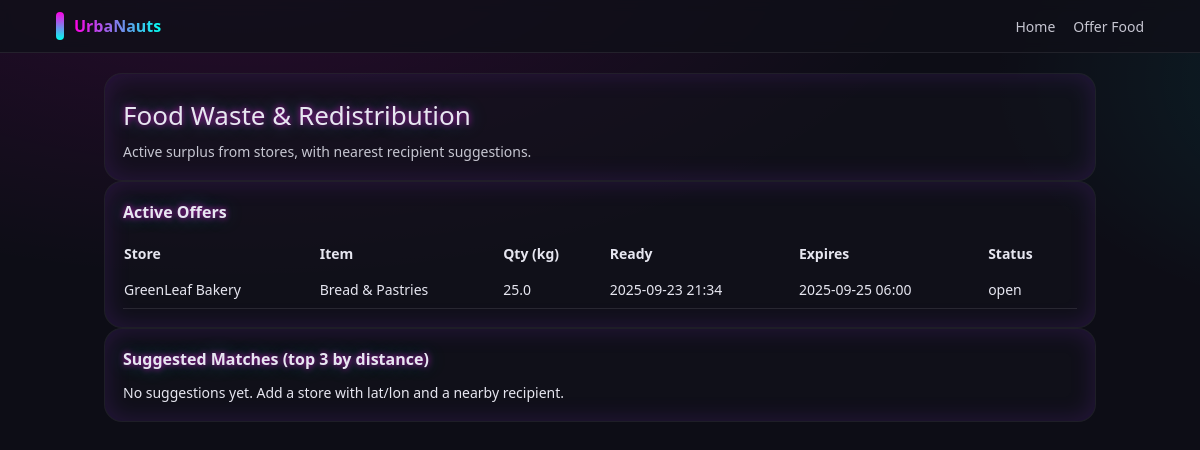
The app's page /food/dashboard/ with its own data.
### UA/models.py (models this page shows, shortened)
class FoodOffer(models.Model):
    STATUS = [
        ("open", "Open"),
        ("matched", "Matched"),
        ("collected", "Collected"),
        ("expired", "Expired"),
    ]
    store = models.ForeignKey(Profile, on_delete=models.CASCADE, related_name="food_offers",
                              limit_choices_to={"kind": "store"})
    item_name = models.CharField(max_length=150)
    quantity_kg = models.FloatField()
    ready_at = models.DateTimeField(default=timezone.now)
    expires_at = models.DateTimeField()
    status = models.CharField(max_length=12, choices=STATUS, default="open")
    notes = models.TextField(blank=True)
    def is_active(self):
        return self.status in ("open", "matched") and self.expires_at > timezone.now()

class Profile(models.Model):
    KIND_CHOICES = [
        ("household", "Household"),
        ("store", "Store / Bakery / Restaurant"),
    ]
    kind = models.CharField(max_length=20, choices=KIND_CHOICES)
    name = models.CharField(max_length=150)
    address = models.CharField(max_length=250, blank=True)
    city = models.CharField(max_length=100, default="Chattogram")
    lat = models.FloatField(null=True, blank=True)
    lon = models.FloatField(null=True, blank=True)

### UA/views.py (the view, shortened to what this page needs)
# urls.py: path("food/dashboard/", views.food_dashboard, name="food_dashboard"),
def food_dashboard(request):
    offers = FoodOffer.objects.select_related("store").order_by("-ready_at")
    suggestions = []
    active_offers = [o for o in offers if o.is_active() and o.store.lat and o.store.lon]
    recipients = list(RecipientSite.objects.all())
    return render(request, "food_dashboard.html", {
        "offers": offers,
        "suggestions": suggestions,
    })

### UA/templates/food_dashboard.html (shortened to what this page needs)
<!doctype html>
<html lang="en" class="dark">
<head>
  <script src="https://cdn.tailwindcss.com"></script>
  {% load static %}
  <link rel="stylesheet" href="{% static 'cyber.css' %}">
</head>
<body>
  <header class="nav-wrap">
    <div class="nav-inner">
      <div class="brand">
        <div class="brand-bar"></div>
        <span class="brand-name"><span class="brand-accent">UrbaNauts</span></span>
      </div>
      <nav class="nav-links">
        <a href="{% url 'home' %}" class="nav-link">Home</a>
        <a href="{% url 'food_offer_submit' %}" class="nav-link">Offer Food</a>
      </nav>
    </div>
  </header>
  <main class="container">
    <section class="panel">
      <h1 class="title neon">Food Waste & Redistribution</h1>
      <p class="subtitle">Active surplus from stores, with nearest recipient suggestions.</p>
    </section>
    <section class="panel">
      <h3 class="font-semibold neon">Active Offers</h3>
      <div class="mt-3 overflow-x-auto">
        <table class="min-w-full text-sm">
          <thead><tr class="text-left">
            <th class="pr-4 py-2">Store</th>
            <th class="pr-4 py-2">Item</th>
            <th class="pr-4 py-2">Qty (kg)</th>
            <th class="pr-4 py-2">Ready</th>
            <th class="pr-4 py-2">Expires</th>
            <th class="pr-4 py-2">Status</th>
          </tr></thead>
          <tbody>
            {% for o in offers %}
            <tr class="border-b border-white/10">
              <td class="pr-4 py-2">{{ o.store.name }}</td>
              <td class="pr-4 py-2">{{ o.item_name }}</td>
              <td class="pr-4 py-2">{{ o.quantity_kg }}</td>
              <td class="pr-4 py-2">{{ o.ready_at|date:"Y-m-d H:i" }}</td>
              <td class="pr-4 py-2">{{ o.expires_at|date:"Y-m-d H:i" }}</td>
              <td class="pr-4 py-2">{{ o.status }}</td>
            </tr>
            {% empty %}
            <tr><td class="py-3" colspan="6">No offers yet.</td></tr>
            {% endfor %}
          </tbody>
        </table>
      </div>
    </section>
    <section class="panel">
      <h3 class="font-semibold neon">Suggested Matches (top 3 by distance)</h3>
      <div class="mt-3">
        {% for s in suggestions %}
          <div class="mb-4 border border-white/10 rounded-lg p-3">
            <div class="text-sm">
              <b>{{ s.offer.store.name }}</b> → {{ s.offer.item_name }} ({{ s.offer.quantity_kg }} kg),
              ready {{ s.offer.ready_at|date:"Y-m-d H:i" }}
            </div>
            <div class="mt-2 overflow-x-auto">
              <table class="min-w-full text-sm">
                <thead><tr class="text-left">
                  <th class="pr-4 py-2">Recipient</th>
                  <th class="pr-4 py-2">Distance (km)</th>
                  <th class="pr-4 py-2">Alloc (kg)</th>
                </tr></thead>
                <tbody>
                  {% for c in s.candidates %}
                    <tr class="border-b border-white/10">
                      <td class="pr-4 py-2">{{ c.recipient.name }}</td>
                      <td class="pr-4 py-2">{{ c.distance }}</td>
                      <td class="pr-4 py-2">{{ c.allocated }}</td>
                    </tr>
                  {% endfor %}
                </tbody>
              </table>
            </div>
            <div class="text-xs text-slate-400 mt-2">Tip: Confirm a match in admin via FoodMatch if you need records.</div>
          </div>
        {% empty %}
          <div class="text-sm">No suggestions yet. Add a store with lat/lon and a nearby recipient.</div>
        {% endfor %}
      </div>
    </section>
  </main>
</body>
</html>

### UA/static/cyber.css (style rules this page uses)
:root { --neon-pink: #ff00e6; --neon-cyan: #00fff0; --neon-purple: #8a2be2; --ink: #0d0d16; }
* { box-sizing: border-box; }
html, body { height: 100%; }
body { margin: 0; background: radial-gradient(1200px 600px at 20% -10%, rgba(255,0,230,0.12), transparent 60%), radial-gradient(900px 500px at 120% 10%, rgba(0,255,240,0.10), transparent 50%), #0d0d16; color: #e6e6f0; font-family: ui-sans-serif, system-ui, -apple-system, Segoe UI, Roboto, Helvetica, Arial, "Apple Color Emoji", "Segoe UI Emoji"; }
.neon { text-shadow: 0 0 6px rgba(255,0,230,0.7), 0 0 18px rgba(0,255,240,0.35); }
.brand-accent { background: linear-gradient(90deg, var(--neon-pink), var(--neon-cyan)); -webkit-background-clip: text; background-clip: text; color: transparent; }
.nav-wrap { background: rgba(15,15,24,0.8); backdrop-filter: blur(6px); border-bottom: 1px solid rgba(255,255,255,0.08); }
.nav-inner { max-width: 1120px; margin: 0 auto; padding: 12px 16px; display: flex; align-items: center; justify-content: space-between; }
.brand { display: flex; align-items: center; gap: 10px; }
.brand-bar { width: 8px; height: 28px; background: linear-gradient(180deg, var(--neon-pink), var(--neon-cyan)); border-radius: 4px; }
.brand-name { font-weight: 700; }
.nav-links { display: flex; gap: 18px; font-size: 14px; color: #c6c6d1; }
.nav-link { text-decoration: none; color: #c6c6d1; }
.container { max-width: 1120px; margin: 0 auto; padding: 20px 16px; }
.panel { background: rgba(20,20,30,0.55); border-radius: 18px; padding: 18px; border: 1px solid rgba(255,255,255,0.06); box-shadow: inset 0 0 24px rgba(138,43,226,0.18); }
.title { font-size: 26px; margin: 4px 0 6px; }
.subtitle { color: #c6c6d1; font-size: 14px; }

### records on screen
FoodOffer: store.name "GreenLeaf Bakery", item_name "Bread & Pastries", quantity_kg "25.0", ready_at "2025-09-23 21:34", expires_at "2025-09-25 06:00", status "open"
